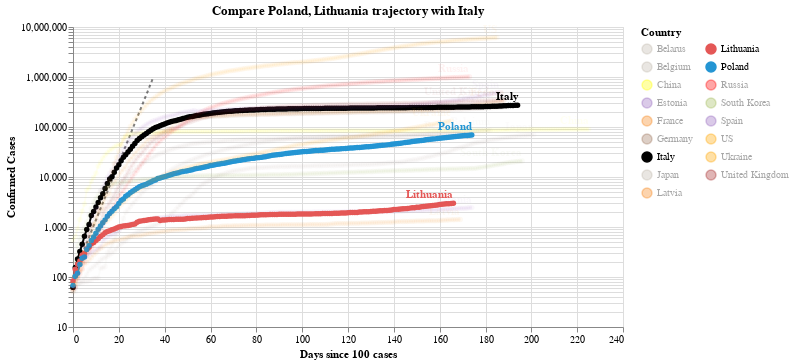

The notebook cell saved with this chart:
### Code cell
#hide_input
chart2 = make_since_chart(dff2, ['Poland', 'Lithuania'], baseline_countries)
chart2

### Figure 1 — Vega-Lite specification as saved in the notebook (floating-point values rounded to 4 significant figures; data arrays with more than 128 entries replaced by an {"elided": "..."} marker saying what was removed)
{"config": {"view": {"continuousWidth": 400, "continuousHeight": 300}}, "layer": [{"data": {"name": "data-628230001892d6798b50651be41d1b3e"}, "mark": {"type": "line", "color": "black", "opacity": 0.5, "strokeDash": [3, 3]}, "encoding": {"x": {"type": "quantitative", "field": "Days since 100 cases"}, "y": {"type": "quantitative", "field": "Confirmed Cases"}}}, {"data": {"name": "data-69a6ba6729a41c0e3ac816cea563e935"}, "mark": {"type": "line", "point": true}, "encoding": {"color": {"type": "nominal", "field": "Country", "legend": {"columns": 2}, "scale": {"domain": ["Belarus", "Belgium", "China", "Estonia", "France", "Germany", "Italy", "Japan", "Latvia", "Lithuania", "Poland", "Russia", "South Korea", "Spain", "US", "Ukraine", "United Kingdom"], "range": ["#C1B7AD", "#C1B7AD", "yellow", "#9467bd", "#F58518", "#9D755D", "black", "#C1B7AD", "#F58518", "#E45756", "#2495D3", "red", "#A1BA59", "#9467bd", "orange", "orange", "brown"]}}, "opacity": {"condition": {"value": 1, "selection": "selector005"}, "value": 0.05}, "tooltip": [{"type": "nominal", "field": "Country"}, {"type": "temporal", "field": "Date"}, {"type": "quantitative", "field": "Confirmed Cases"}, {"type": "quantitative", "field": "Days since 100 cases"}], "x": {"type": "quantitative", "field": "Days since 100 cases"}, "y": {"type": "quantitative", "field": "Confirmed Cases", "scale": {"type": "log"}}}, "selection": {"selector005": {"type": "multi", "fields": ["Country"], "bind": "legend", "init": [{"Country": "Poland"}, {"Country": "Lithuania"}, {"Country": "Italy"}]}}, "width": 550}, {"data": {"name": "data-69a6ba6729a41c0e3ac816cea563e935"}, "mark": {"type": "text", "align": "right", "dy": -8, "fontWeight": "bold"}, "encoding": {"color": {"type": "nominal", "field": "Country", "legend": {"columns": 2}, "scale": {"domain": ["Belarus", "Belgium", "China", "Estonia", "France", "Germany", "Italy", "Japan", "Latvia", "Lithuania", "Poland", "Russia", "South Korea", "Spain", "US", "Ukraine", "United Kingdom"], "range": ["#C1B7AD", "#C1B7AD", "yellow", "#9467bd", "#F58518", "#9D755D", "black", "#C1B7AD", "#F58518", "#E45756", "#2495D3", "red", "#A1BA59", "#9467bd", "orange", "orange", "brown"]}}, "opacity": {"condition": {"value": 1, "selection": "selector005"}, "value": 0.05}, "text": {"type": "nominal", "field": "Country"}, "tooltip": [{"type": "nominal", "field": "Country"}, {"type": "temporal", "field": "Date"}, {"type": "quantitative", "field": "Confirmed Cases"}, {"type": "quantitative", "field": "Days since 100 cases"}], "x": {"type": "quantitative", "field": "Days since 100 cases"}, "y": {"type": "quantitative", "field": "Confirmed Cases", "scale": {"type": "log"}}}, "transform": [{"filter": "(datum['Date'] >= 1599091200000)"}], "width": 550}], "title": "Compare Poland, Lithuania trajectory with Italy", "$schema": "https://vega.github.io/schema/vega-lite/v4.0.2.json", "datasets": {"data-628230001892d6798b50651be41d1b3e": [{"Days since 100 cases": 0, "Confirmed Cases": 100.0}, {"Days since 100 cases": 1, "Confirmed Cases": 130.0}, {"Days since 100 cases": 2, "Confirmed Cases": 169.0}, {"Days since 100 cases": 3, "Confirmed Cases": 219.7}, {"Days since 100 cases": 4, "Confirmed Cases": 285.6}, {"Days since 100 cases": 5, "Confirmed Cases": 371.3}, {"Days since 100 cases": 6, "Confirmed Cases": 482.7}, {"Days since 100 cases": 7, "Confirmed Cases": 627.5}, {"Days since 100 cases": 8, "Confirmed Cases": 815.7}, {"Days since 100 cases": 9, "Confirmed Cases": 1060.0}, {"Days since 100 cases": 10, "Confirmed Cases": 1379.0}, {"Days since 100 cases": 11, "Confirmed Cases": 1792.0}, {"Days since 100 cases": 12, "Confirmed Cases": 2330.0}, {"Days since 100 cases": 13, "Confirmed Cases": 3029.0}, {"Days since 100 cases": 14, "Confirmed Cases": 3937.0}, {"Days since 100 cases": 15, "Confirmed Cases": 5119.0}, {"Days since 100 cases": 16, "Confirmed Cases": 6654.0}, {"Days since 100 cases": 17, "Confirmed Cases": 8650.0}, {"Days since 100 cases": 18, "Confirmed Cases": 11250.0}, {"Days since 100 cases": 19, "Confirmed Cases": 14620.0}, {"Days since 100 cases": 20, "Confirmed Cases": 19000.0}, {"Days since 100 cases": 21, "Confirmed Cases": 24710.0}, {"Days since 100 cases": 22, "Confirmed Cases": 32120.0}, {"Days since 100 cases": 23, "Confirmed Cases": 41750.0}, {"Days since 100 cases": 24, "Confirmed Cases": 54280.0}, {"Days since 100 cases": 25, "Confirmed Cases": 70560.0}, {"Days since 100 cases": 26, "Confirmed Cases": 91730.0}, {"Days since 100 cases": 27, "Confirmed Cases": 119300.0}, {"Days since 100 cases": 28, "Confirmed Cases": 155000.0}, {"Days since 100 cases": 29, "Confirmed Cases": 201500.0}, {"Days since 100 cases": 30, "Confirmed Cases": 262000.0}, {"Days since 100 cases": 31, "Confirmed Cases": 340600.0}, {"Days since 100 cases": 32, "Confirmed Cases": 442800.0}, {"Days since 100 cases": 33, "Confirmed Cases": 575600.0}, {"Days since 100 cases": 34, "Confirmed Cases": 748300.0}, {"Days since 100 cases": 35, "Confirmed Cases": 972800.0}], "data-69a6ba6729a41c0e3ac816cea563e935": {"elided": "3139 records"}}}
